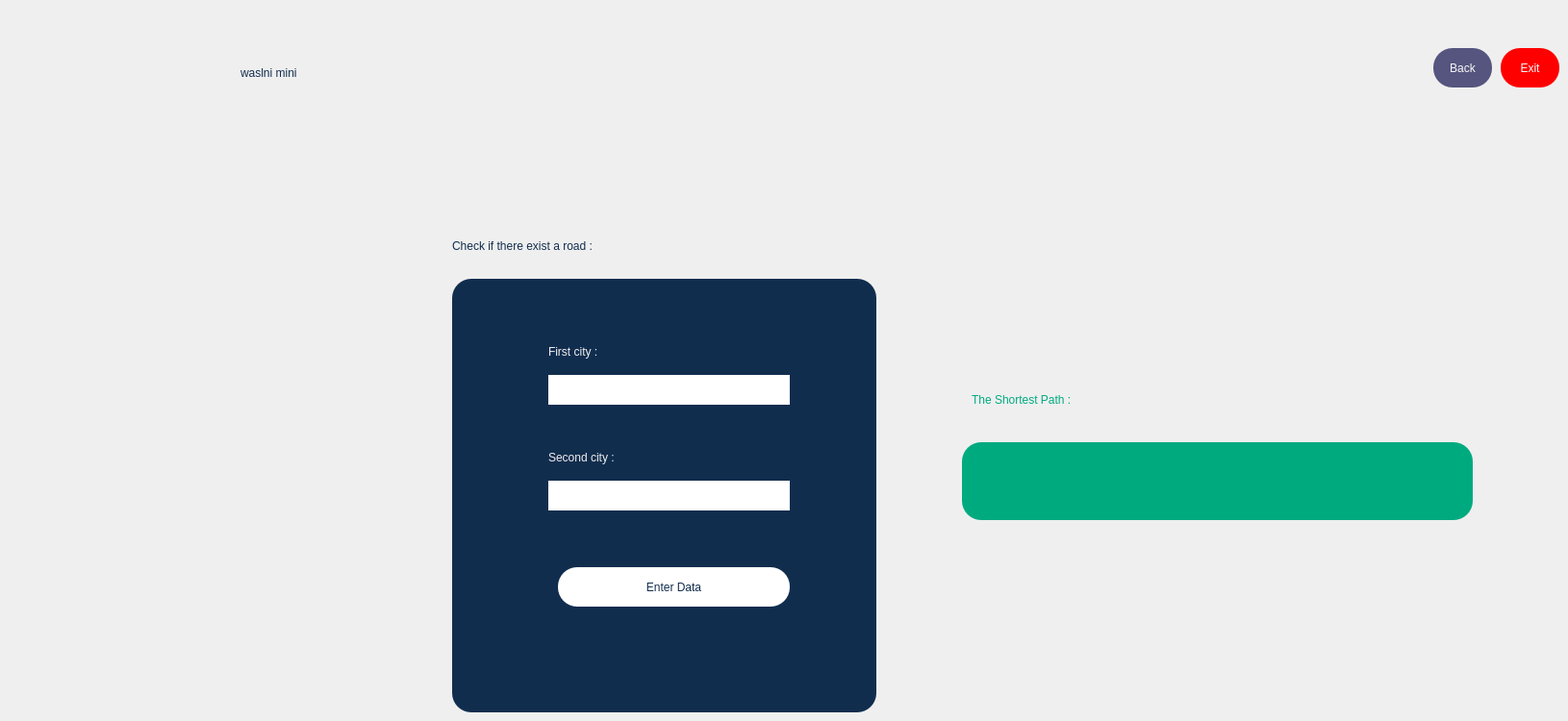
    <widget class="QWidget" name="page_5">
     <widget class="QGroupBox" name="groupBox_2">
      <property name="geometry">
       <rect>
        <x>470</x>
        <y>290</y>
        <width>441</width>
        <height>451</height>
       </rect>
      </property>
      <property name="styleSheet">
       <string notr="true">background-color:  rgb(17, 45, 78);
border-radius: 20px;
</string>
      </property>
      <property name="title">
       <string/>
      </property>
      <widget class="QPlainTextEdit" name="check_input_1">
       <property name="geometry">
        <rect>
         <x>100</x>
         <y>100</y>
         <width>251</width>
         <height>31</height>
        </rect>
       </property>
       <property name="styleSheet">
        <string notr="true">background-color: rgb(255, 255, 255);</string>
       </property>
      </widget>
      <widget class="QPlainTextEdit" name="check_input_2">
       <property name="geometry">
        <rect>
         <x>100</x>
         <y>210</y>
         <width>251</width>
         <height>31</height>
        </rect>
       </property>
       <property name="styleSheet">
        <string notr="true">background-color: rgb(255, 255, 255);</string>
       </property>
      </widget>
      <widget class="QLabel" name="label_18">
       <property name="geometry">
        <rect>
         <x>100</x>
         <y>60</y>
         <width>159</width>
         <height>32</height>
        </rect>
       </property>
       <property name="styleSheet">
        <string notr="true">font: 800 16pt &quot;Rockwell Extra Bold&quot;;
color :rgba(239,239,239,255);
</string>
       </property>
       <property name="text">
        <string>First city :</string>
       </property>
      </widget>
      <widget class="QLabel" name="label_19">
       <property name="geometry">
        <rect>
         <x>100</x>
         <y>170</y>
         <width>211</width>
         <height>32</height>
        </rect>
       </property>
       <property name="styleSheet">
        <string notr="true">font: 800 16pt &quot;Rockwell Extra Bold&quot;;
color :rgba(239,239,239,255);
</string>
       </property>
       <property name="text">
        <string>Second city :</string>
       </property>
      </widget>
      <widget class="QPushButton" name="checkroad">
       <property name="geometry">
        <rect>
         <x>110</x>
         <y>300</y>
         <width>241</width>
         <height>41</height>
        </rect>
       </property>
       <property name="styleSheet">
        <string notr="true">QPushButton{
background-color: rgb(255, 255, 255);
font: 800 16pt &quot;Rockwell Extra Bold&quot;;
color: rgb(17, 45, 78);
border-radius: 20px;
}
   
QPushButton:hover{
background-color:rgb(170, 170, 255);
}

QPushButton:pressed{
background-color:rgb(170, 0, 0);
}



</string>
       </property>
       <property name="text">
        <string>Enter Data</string>
       </property>
      </widget>
     </widget>
     <widget class="QLabel" name="label_5">
      <property name="geometry">
       <rect>
        <x>470</x>
        <y>220</y>
        <width>461</width>
        <height>71</height>
       </rect>
      </property>
      <property name="styleSheet">
       <string notr="true">color : rgb(17, 45, 78);
font: 800 16pt &quot;Rockwell Extra Bold&quot;;
</string>
      </property>
      <property name="text">
       <string>Check if there exist a road :</string>
      </property>
     </widget>
     <widget class="QLabel" name="label_20">
      <property name="geometry">
       <rect>
        <x>250</x>
        <y>50</y>
        <width>171</width>
        <height>51</height>
       </rect>
      </property>
      <property name="styleSheet">
       <string notr="true">color : rgb(17, 45, 78);
font: 700 16pt &quot;Magneto&quot;;</string>
      </property>
      <property name="text">
       <string>waslni mini</string>
      </property>
     </widget>
     <widget class="QLabel" name="label_pic_14">
      <property name="geometry">
       <rect>
        <x>170</x>
        <y>40</y>
        <width>81</width>
        <height>71</height>
       </rect>
      </property>
      <property name="text">
       <string/>
      </property>
      <property name="pixmap">
       <pixmap>../../../Downloads/logo.jpg</pixmap>
      </property>
      <property name="scaledContents">
       <bool>true</bool>
      </property>
     </widget>
     <widget class="QPushButton" name="exit6">
      <property name="geometry">
       <rect>
        <x>1560</x>
        <y>50</y>
        <width>61</width>
        <height>41</height>
       </rect>
      </property>
      <property name="sizePolicy">
       <sizepolicy hsizetype="Preferred" vsizetype="Preferred">
        <horstretch>0</horstretch>
        <verstretch>0</verstretch>
       </sizepolicy>
      </property>
      <property name="styleSheet">
       <string notr="true">
QPushButton{
background-color: rgb(255, 0, 0);
font: 800 9pt &quot;Rockwell Extra Bold&quot;;
color: rgb(249, 247, 247);
border-radius: 20px;
}
   
QPushButton:hover{
background-color:rgb(170, 170, 255);
}

QPushButton:pressed{
background-color:rgb(170, 0, 0);
}</string>
      </property>
      <property name="text">
       <string>Exit</string>
      </property>
     </widget>
     <widget class="QPushButton" name="back6">
      <property name="geometry">
       <rect>
        <x>1490</x>
        <y>50</y>
        <width>61</width>
        <height>41</height>
       </rect>
      </property>
      <property name="sizePolicy">
       <sizepolicy hsizetype="Preferred" vsizetype="Preferred">
        <horstretch>0</horstretch>
        <verstretch>0</verstretch>
       </sizepolicy>
      </property>
      <property name="styleSheet">
       <string notr="true">
QPushButton{
background-color: rgb(85, 85, 127);
font: 800 9pt &quot;Rockwell Extra Bold&quot;;
color: rgb(249, 247, 247);
border-radius: 20px;
}
   
QPushButton:hover{
background-color:rgb(170, 170, 255);
}

QPushButton:pressed{
background-color:rgb(170, 0, 0);
}</string>
      </property>
      <property name="text">
       <string>Back</string>
      </property>
     </widget>
     <widget class="QTextEdit" name="shortestpathdisplay">
      <property name="geometry">
       <rect>
        <x>1000</x>
        <y>460</y>
        <width>531</width>
        <height>81</height>
       </rect>
      </property>
      <property name="styleSheet">
       <string notr="true">border-radius: 20px;
background-color: rgb(0, 170, 127);
font: 800 12pt &quot;Rockwell Extra Bold&quot;;
color: rgb(249, 247, 247);
border-radius: 20px;</string>
      </property>
     </widget>
     <widget class="QLabel" name="label_6">
      <property name="geometry">
       <rect>
        <x>1010</x>
        <y>380</y>
        <width>461</width>
        <height>71</height>
       </rect>
      </property>
      <property name="styleSheet">
       <string notr="true">color: rgb(0, 170, 127);
font: 800 16pt &quot;Rockwell Extra Bold&quot;;
</string>
      </property>
      <property name="text">
       <string>The Shortest Path :</string>
      </property>
     </widget>
     <widget class="QLabel" name="label_28">
      <property name="geometry">
       <rect>
        <x>250</x>
        <y>360</y>
        <width>271</width>
        <height>261</height>
       </rect>
      </property>
      <property name="styleSheet">
       <string notr="true">border-radius: 25px;
border-radius: 20px;
</string>
      </property>
      <property name="text">
       <string/>
      </property>
      <property name="pixmap">
       <pixmap resource="recourses.qrc">:/b49be12b5538c6087d790c0cf15bf340-fotor-bg-remover-202305235527.png</pixmap>
      </property>
      <property name="scaledContents">
       <bool>true</bool>
      </property>
     </widget>
    </widget>
